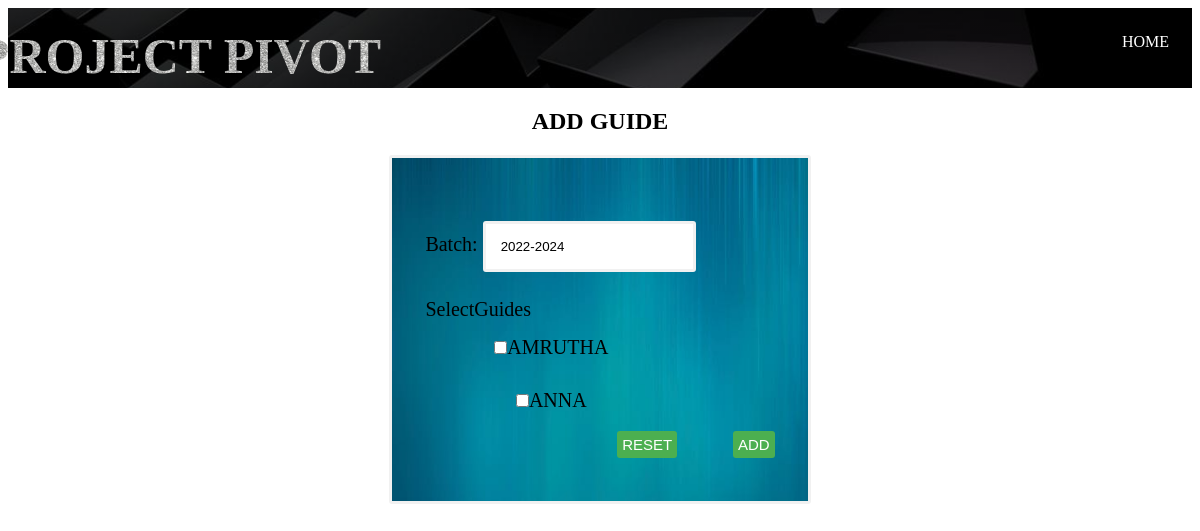
The app's page /addguide.php (signed in), older data.
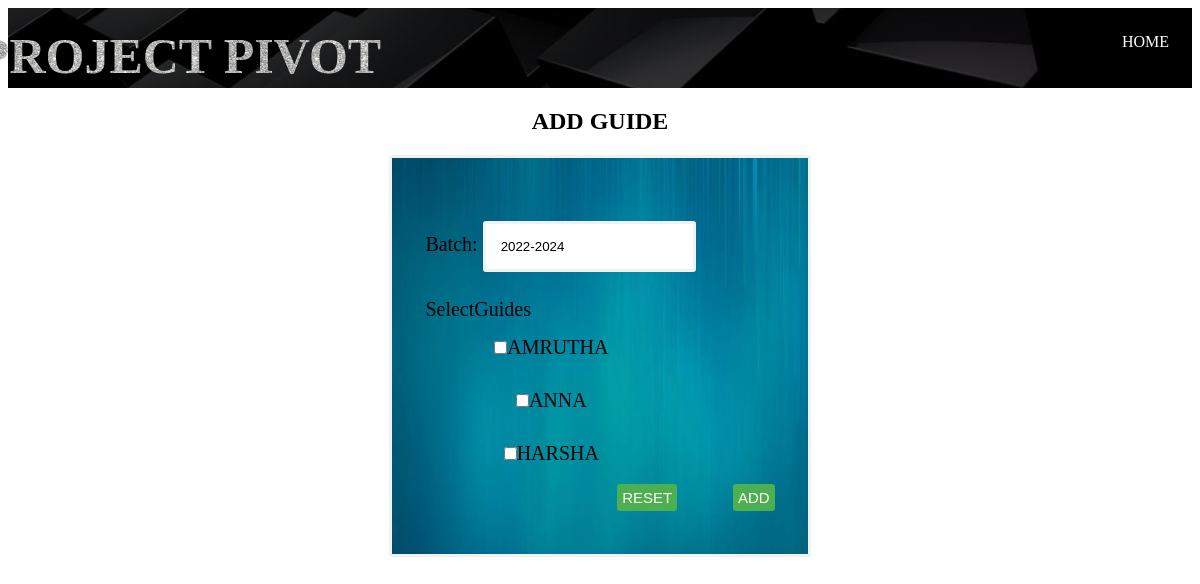
The same page, newer data.
### tables this page shows
CREATE TABLE `staff` (
  `sid` int(30) NOT NULL,
  `name` varchar(30) NOT NULL,
  `email` varchar(30) NOT NULL,
  `phone` bigint(10) NOT NULL,
  `dept` varchar(30) NOT NULL,
  `doj` date NOT NULL,
  `experience` varchar(500) NOT NULL
);

### addguide.php (the view, shortened to what this page needs)
<?php
$con=mysqli_connect('localhost','root','','project');
?>
<!DOCTYPE html>
    <head>
<link rel="stylesheet" type="text/css" href="maincss.css">
        <link rel="stylesheet" type="text/css" href="form.css">
    </head>
    <body style="background-image: url('cell.jpg'); background-repeat: no-repeat;background-size: cover">
<header>
            <div class="main">
    <ul>
<li><a href="advisorhome.php">HOME</a></li></ul></div>
        <div class="title">
            <h3>PROJECT PIVOT </h3></div></header>
<font face="Bahnschrift Condensed">
<center><h2>ADD GUIDE</h2>
<form name="form3" method="post" action="" class="f2" style="background-image: url('blue.jpeg'); background-repeat: no-repeat;background-size: cover">
<div class="input-group">
  <table  width=100%>
<tr><td>
Batch:
<input type="text" name="batch"  value="<?php echo  $_SESSION['batch'] ; ?>" readonly></td></div>
<div class="input-group">
  <table  width=100%>
<tr><td>
SelectGuides
  <center>
  <?php
     $checkquery="select * from staff";
     $queryrun=mysqli_query($con,$checkquery);
     if(mysqli_num_rows($queryrun)>0)
     {
      foreach($queryrun as $name)
      {
        ?>
        <input type="checkbox" name="name[]" value="<?= $name['name'];?>" /><?= $name['name']; ?><br>
        <?php
      }
     }
   ?></center>
</td><td>
</div>
       <div class="input-group"><tr><td>
<button type="reset" name="reset" class="btn" >RESET</button>
</td><td>
<button type="submit" name="save" class="btn" >ADD</button>
</td></tr></font>
</body>
</html>

Row changes from the older to the newer data that the page shows:
added staff: name "HARSHA"
